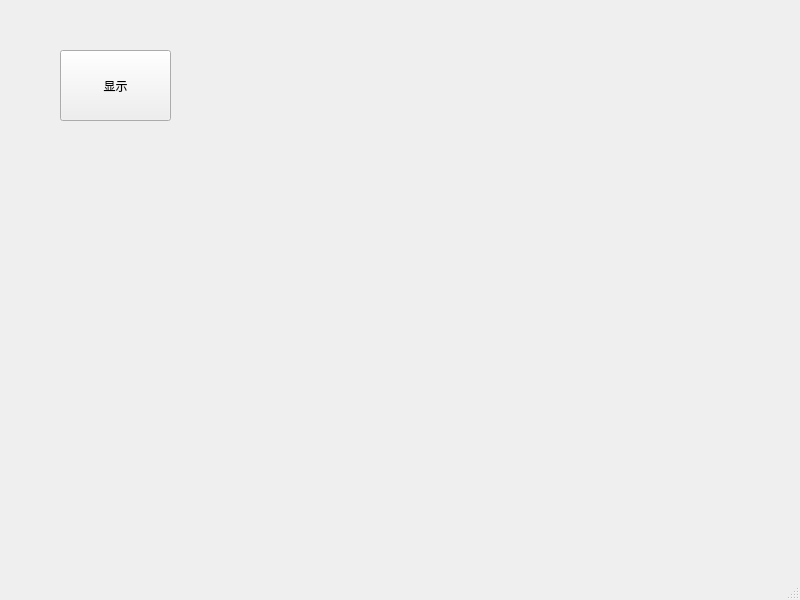
<?xml version="1.0" encoding="UTF-8"?>
<ui version="4.0">
 <class>MainWindow</class>
 <widget class="QMainWindow" name="MainWindow">
  <property name="geometry">
   <rect>
    <x>0</x>
    <y>0</y>
    <width>800</width>
    <height>600</height>
   </rect>
  </property>
  <property name="windowTitle">
   <string>MainWindow</string>
  </property>
  <widget class="QWidget" name="centralwidget">
   <widget class="QPushButton" name="pushButton">
    <property name="geometry">
     <rect>
      <x>60</x>
      <y>50</y>
      <width>111</width>
      <height>71</height>
     </rect>
    </property>
    <property name="text">
     <string>显示</string>
    </property>
   </widget>
  </widget>
  <widget class="QMenuBar" name="menubar">
   <property name="geometry">
    <rect>
     <x>0</x>
     <y>0</y>
     <width>800</width>
     <height>21</height>
    </rect>
   </property>
  </widget>
  <widget class="QStatusBar" name="statusbar"/>
 </widget>
 <resources/>
 <connections/>
</ui>
